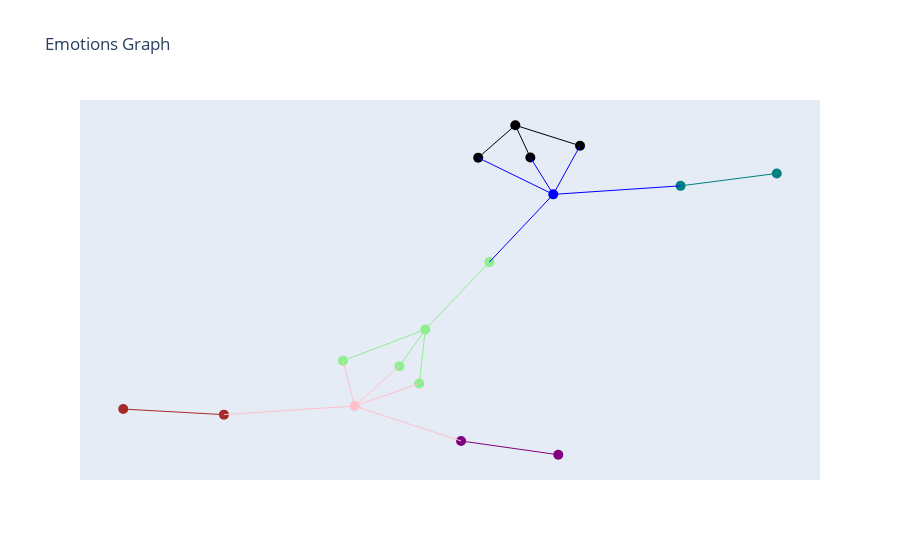

Here is the notebook cell this chart was saved with:
### Code cell
import textwrap

fig = go.Figure()

node_positions = {}

for node, position in pos.items():
    x, y = position  

    color = G.nodes[node]['color']  
    hover = G.nodes[node]['hover']
    hover = '<br>'.join(textwrap.wrap(hover,width=50))
    try:
        emotion = G.nodes[node]['emotion']
    except KeyError:
        try:
            gender = G.nodes[node]['gender']
        except KeyError:
            continue
    node_type = G.nodes[node]['type']

    if node_type == 'utterance':
        fig.add_trace(go.Scatter(x=[x], y=[y], marker=dict(size=10,color=color), hovertext=hover, name=emotion, hovertemplate=hover))
    else:
        fig.add_trace(go.Scatter(x=[x], y=[y], marker=dict(size=10,color=color), hovertext=hover, name=node_type, hovertemplate=hover))


for edge in G.edges():
    color = G.edges[edge]['color']
    x0, y0 = pos[edge[0]]
    x1, y1 = pos[edge[1]]
    fig.add_trace(go.Scatter(x=[x0, x1], y=[y0, y1], mode='lines', line=dict(width=1,color=color), name='Edge'))

fig.update_layout(showlegend=False, title='Emotions Graph')

fig.update_layout(xaxis=dict(showgrid=False, zeroline=False, showticklabels=False),
                  yaxis=dict(showgrid=False, zeroline=False, showticklabels=False))

fig.show()

### Figure 1 — Plotly figure (JSON) as saved in the notebook; plotly's stock layout.template omitted (floating-point values rounded to 4 significant figures)
{"data": [{"hovertemplate": "neutral", "hovertext": "neutral", "marker": {"color": "lightgreen", "size": 10}, "name": "emotion", "type": "scatter", "x": [-0.1129], "y": [-0.2237]}, {"hovertemplate": "anger", "hovertext": "anger", "marker": {"color": "black", "size": 10}, "name": "emotion", "type": "scatter", "x": [0.1404], "y": [1]}, {"hovertemplate": "disgust", "hovertext": "disgust", "marker": {"color": "brown", "size": 10}, "name": "emotion", "type": "scatter", "x": [-0.9626], "y": [-0.7001]}, {"hovertemplate": "sadness", "hovertext": "sadness", "marker": {"color": "teal", "size": 10}, "name": "emotion", "type": "scatter", "x": [0.8759], "y": [0.7113]}, {"hovertemplate": "joy", "hovertext": "joy", "marker": {"color": "purple", "size": 10}, "name": "emotion", "type": "scatter", "x": [0.2613], "y": [-0.9736]}, {"hovertemplate": "female", "hovertext": "female", "marker": {"color": "pink", "size": 10}, "name": "gender", "type": "scatter", "x": [-0.3118], "y": [-0.6815]}, {"hovertemplate": "male", "hovertext": "male", "marker": {"color": "blue", "size": 10}, "name": "gender", "type": "scatter", "x": [0.2472], "y": [0.5861]}, {"hovertemplate": "Yeah, we're gonna go.", "hovertext": "Yeah, we're gonna go.", "marker": {"color": "lightgreen", "size": 10}, "name": "neutral", "type": "scatter", "x": [-0.1857], "y": [-0.4431]}, {"hovertemplate": "I would!", "hovertext": "I would!", "marker": {"color": "black", "size": 10}, "name": "anger", "type": "scatter", "x": [0.03596], "y": [0.8056]}, {"hovertemplate": "Oh, you've tasted it.", "hovertext": "Oh, you've tasted it.", "marker": {"color": "black", "size": 10}, "name": "anger", "type": "scatter", "x": [0.1828], "y": [0.8066]}, {"hovertemplate": "Well this doesn't even smell like opium.", "hovertext": "Well this doesn't even smell like opium.", "marker": {"color": "brown", "size": 10}, "name": "disgust", "type": "scatter", "x": [-0.6794], "y": [-0.7333]}, {"hovertemplate": "But, you've got things you have to do now, and so<br>do I.", "hovertext": "But, you've got things you have to do now, and so<br>do I.", "marker": {"color": "teal", "size": 10}, "name": "sadness", "type": "scatter", "x": [0.6053], "y": [0.637]}, {"hovertemplate": "Okay.", "hovertext": "Okay.", "marker": {"color": "lightgreen", "size": 10}, "name": "neutral", "type": "scatter", "x": [0.06752], "y": [0.1804]}, {"hovertemplate": "I don't need this right now, OK.", "hovertext": "I don't need this right now, OK.", "marker": {"color": "black", "size": 10}, "name": "anger", "type": "scatter", "x": [0.3225], "y": [0.8772]}, {"hovertemplate": "Ross, you're being silly. I've tried it, it's no<br>big deal. Just taste it.", "hovertext": "Ross, you're being silly. I've tried it, it's no<br>big deal. Just taste it.", "marker": {"color": "purple", "size": 10}, "name": "joy", "type": "scatter", "x": [-0.0123], "y": [-0.891]}, {"hovertemplate": "We'll do a quick check.", "hovertext": "We'll do a quick check.", "marker": {"color": "lightgreen", "size": 10}, "name": "neutral", "type": "scatter", "x": [-0.1299], "y": [-0.5473]}, {"hovertemplate": "No, Rachel never pees in public restrooms.", "hovertext": "No, Rachel never pees in public restrooms.", "marker": {"color": "lightgreen", "size": 10}, "name": "neutral", "type": "scatter", "x": [-0.3445], "y": [-0.4105]}, {"line": {"color": "lightgreen", "width": 1}, "mode": "lines", "name": "Edge", "type": "scatter", "x": [-0.1129, -0.1857], "y": [-0.2237, -0.4431]}, {"line": {"color": "lightgreen", "width": 1}, "mode": "lines", "name": "Edge", "type": "scatter", "x": [-0.1129, 0.06752], "y": [-0.2237, 0.1804]}, {"line": {"color": "lightgreen", "width": 1}, "mode": "lines", "name": "Edge", "type": "scatter", "x": [-0.1129, -0.1299], "y": [-0.2237, -0.5473]}, {"line": {"color": "lightgreen", "width": 1}, "mode": "lines", "name": "Edge", "type": "scatter", "x": [-0.1129, -0.3445], "y": [-0.2237, -0.4105]}, {"line": {"color": "black", "width": 1}, "mode": "lines", "name": "Edge", "type": "scatter", "x": [0.1404, 0.03596], "y": [1, 0.8056]}, {"line": {"color": "black", "width": 1}, "mode": "lines", "name": "Edge", "type": "scatter", "x": [0.1404, 0.1828], "y": [1, 0.8066]}, {"line": {"color": "black", "width": 1}, "mode": "lines", "name": "Edge", "type": "scatter", "x": [0.1404, 0.3225], "y": [1, 0.8772]}, {"line": {"color": "brown", "width": 1}, "mode": "lines", "name": "Edge", "type": "scatter", "x": [-0.9626, -0.6794], "y": [-0.7001, -0.7333]}, {"line": {"color": "teal", "width": 1}, "mode": "lines", "name": "Edge", "type": "scatter", "x": [0.8759, 0.6053], "y": [0.7113, 0.637]}, {"line": {"color": "purple", "width": 1}, "mode": "lines", "name": "Edge", "type": "scatter", "x": [0.2613, -0.0123], "y": [-0.9736, -0.891]}, {"line": {"color": "pink", "width": 1}, "mode": "lines", "name": "Edge", "type": "scatter", "x": [-0.3118, -0.1857], "y": [-0.6815, -0.4431]}, {"line": {"color": "pink", "width": 1}, "mode": "lines", "name": "Edge", "type": "scatter", "x": [-0.3118, -0.6794], "y": [-0.6815, -0.7333]}, {"line": {"color": "pink", "width": 1}, "mode": "lines", "name": "Edge", "type": "scatter", "x": [-0.3118, -0.0123], "y": [-0.6815, -0.891]}, {"line": {"color": "pink", "width": 1}, "mode": "lines", "name": "Edge", "type": "scatter", "x": [-0.3118, -0.1299], "y": [-0.6815, -0.5473]}, {"line": {"color": "pink", "width": 1}, "mode": "lines", "name": "Edge", "type": "scatter", "x": [-0.3118, -0.3445], "y": [-0.6815, -0.4105]}, {"line": {"color": "blue", "width": 1}, "mode": "lines", "name": "Edge", "type": "scatter", "x": [0.2472, 0.03596], "y": [0.5861, 0.8056]}, {"line": {"color": "blue", "width": 1}, "mode": "lines", "name": "Edge", "type": "scatter", "x": [0.2472, 0.1828], "y": [0.5861, 0.8066]}, {"line": {"color": "blue", "width": 1}, "mode": "lines", "name": "Edge", "type": "scatter", "x": [0.2472, 0.6053], "y": [0.5861, 0.637]}, {"line": {"color": "blue", "width": 1}, "mode": "lines", "name": "Edge", "type": "scatter", "x": [0.2472, 0.06752], "y": [0.5861, 0.1804]}, {"line": {"color": "blue", "width": 1}, "mode": "lines", "name": "Edge", "type": "scatter", "x": [0.2472, 0.3225], "y": [0.5861, 0.8772]}], "layout": {"showlegend": false, "title": {"text": "Emotions Graph"}, "xaxis": {"showgrid": false, "showticklabels": false, "zeroline": false}, "yaxis": {"showgrid": false, "showticklabels": false, "zeroline": false}}}
